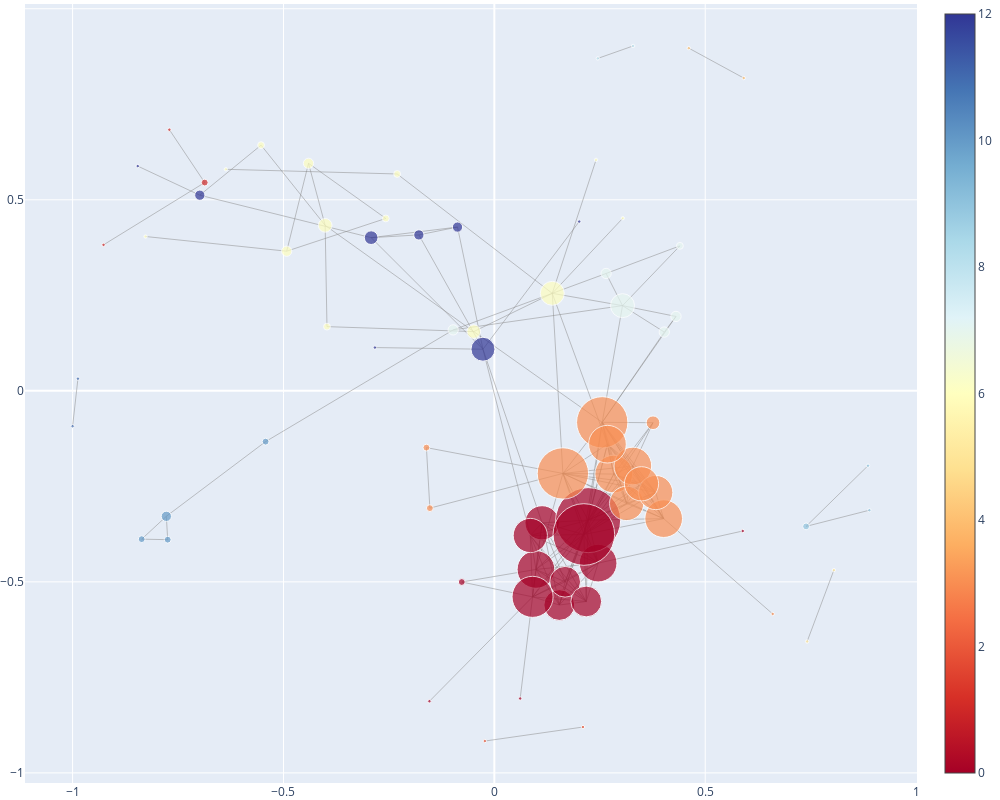

Source (notebook cell):
### Markdown cell above
We can also recreate this plot **interactively**, retaining the node colors based on community, size based on `degree_centrality` (or: `eigenvector_centrality`, or `betweenness_centrality`) and adding labels.

### Code cell
# position with modified spring layout
pos = nx.spring_layout(G, k=1, iterations=150) # increase k for more space between nodes, adjust iterations as needed

# node sizes based on degree centrality, with scaling
node_sizes = [degree_centrality[node] * 250 for node in G.nodes()] # Nodes scaled up by a factor for better visualization

# edge trace
edge_trace = go.Scatter(
    x=[],
    y=[],
    line=dict(width=0.5, color='#888'),
    mode='lines',
)

for edge in G.edges():
    x0, y0 = pos[edge[0]]
    x1, y1 = pos[edge[1]]
    edge_trace['x'] += tuple([x0, x1, None])
    edge_trace['y'] += tuple([y0, y1, None])

# node trace
node_trace = go.Scatter(
    x=[pos[node][0] for node in G.nodes()],
    y=[pos[node][1] for node in G.nodes()],
    mode='markers',
    hoverinfo='text',
    marker=dict(
        showscale=True,
        colorscale='RdYlBu',
        size=node_sizes,
        color=community_colors,
    ),
    text=[f'{node}<br>Community: {communities[node]}' for node in G.nodes()],
)

# create figure with increased width and height
fig = go.Figure(data=[edge_trace, node_trace],
                layout=go.Layout(
                    showlegend=False,
                    hovermode='closest',
                    margin=dict(b=0, l=0, r=0, t=0),
                    width=1000, # Adjust as needed
                    height=800, # Adjust as needed
                ))

# show figure
fig.show()

### Figure 1 — Plotly figure (JSON) as saved in the notebook; plotly's stock layout.template omitted (floating-point values rounded to 4 significant figures; data arrays with more than 128 entries replaced by an {"elided": "..."} marker saying what was removed)
{"data": [{"line": {"color": "#888", "width": 0.5}, "mode": "lines", "type": "scatter", "x": {"elided": "510 float values"}, "y": {"elided": "510 float values"}}, {"hoverinfo": "text", "marker": {"color": [0, 0, 0, 0, 0, 0, 0, 0, 0, 0, 0, 3, 12, 3, 3, 3, 3, 3, 3, 3, 3, 3, 6, 7, 6, 6, 6, 6, 7, 7, 7, 7, 7, 10, 10, 10, 10, 11, 11, 12, 12, 12, 12, 3, 3, 12, 6, 1, 1, 1, 0, 0, 0, 6, 6, 6, 6, 6, 2, 2, 4, 4, 5, 5, 8, 8, 6, 6, 12, 12, 9, 9, 9, 3], "colorscale": [[0, "rgb(165,0,38)"], [0.1, "rgb(215,48,39)"], [0.2, "rgb(244,109,67)"], [0.3, "rgb(253,174,97)"], [0.4, "rgb(254,224,144)"], [0.5, "rgb(255,255,191)"], [0.6, "rgb(224,243,248)"], [0.7, "rgb(171,217,233)"], [0.8, "rgb(116,173,209)"], [0.9, "rgb(69,117,180)"], [1, "rgb(49,54,149)"]], "showscale": true, "size": [37.67, 34.25, 65.07, 61.64, 30.82, 37.67, 30.82, 41.1, 30.82, 34.25, 3.425, 51.37, 23.97, 37.67, 37.67, 51.37, 13.7, 34.25, 37.67, 37.67, 34.25, 34.25, 23.97, 23.97, 3.425, 13.7, 6.849, 3.425, 10.27, 10.27, 6.849, 10.27, 10.27, 10.27, 6.849, 6.849, 6.849, 3.425, 3.425, 10.27, 13.7, 10.27, 10.27, 6.849, 6.849, 3.425, 6.849, 6.849, 3.425, 3.425, 6.849, 3.425, 3.425, 13.7, 10.27, 6.849, 10.27, 6.849, 3.425, 3.425, 3.425, 3.425, 3.425, 3.425, 3.425, 3.425, 3.425, 3.425, 3.425, 3.425, 6.849, 3.425, 3.425, 3.425]}, "mode": "markers", "text": ["Virginal<br>Community: 0", "Eckenlied<br>Community: 0", "Ortnit<br>Community: 0", "Wolfdietrich<br>Community: 0", "Der Wunderer<br>Community: 0", "Laurin<br>Community: 0", "Jüngeres Hildebrandslied<br>Community: 0", "Rosengarten zu Worms<br>Community: 0", "Herzog Ernst G<br>Community: 0", "Sigenot<br>Community: 0", "Albrecht von Kemenaten: Goldemar<br>Community: 0", "Nibelungenlied<br>Community: 3", "Rudolf von Ems: Willehalm von Orlens<br>Community: 12", "Dietrichs Flucht<br>Community: 3", "Rabenschlacht<br>Community: 3", "Iwein (Hartmann von Aue)<br>Community: 3", "Diu Crône (Heinrich von dem Türlin)<br>Community: 3", "Kudrun<br>Community: 3", "Titurel (Wolfram von Eschenbach)<br>Community: 3", "Erec (Hartmann von Aue)<br>Community: 3", "Der Mantel<br>Community: 3", "Biterolf und Dietleib (Biterolf)<br>Community: 3", "Parzival (Wolfram von Eschenbach)<br>Community: 6", "Tristan (Gottfried von Strassburg)<br>Community: 7", "Segremors<br>Community: 6", "Wigalois (Wirnt von Grafenberg)<br>Community: 6", "Lohengrin<br>Community: 6", "Rappoltsteiner Parzifal<br>Community: 6", "Tristan (Ulrich von Türheim)<br>Community: 7", "Tristrant (Eilhart von Oberge)<br>Community: 7", "Tristan als Mönch<br>Community: 7", "Heinrich von Freiberg: Tristan<br>Community: 7", "Tristan (Heinrich von Freiberg)<br>Community: 7", "Wolfram von Eschenbach: Willehalm<br>Community: 10", "Ulrich von dem Türlin: Arabel<br>Community: 10", "Ulrich von Türheim: Rennewart<br>Community: 10", "Stricker: Karl der Große<br>Community: 10", "Pfaffe Lambrecht: Alexanderlied<br>Community: 11", "Basler Trojanerkrieg<br>Community: 11", "Trojanerkrieg-Fortsetzung<br>Community: 12", "Konrad von Würzburg: Trojanerkrieg<br>Community: 12", "Herzog Ernst B<br>Community: 12", "Meister Wichwolt [früher: Babiloth]: Cronica Allexandri des grossen konigs<br>Community: 12", "Alpharts Tod<br>Community: 3", "Johann von Würzburg: Wilhelm von Österreich<br>Community: 3", "Mair, Hans, von Nördlingen: Buch von Troja<br>Community: 12", "Elsässisches Trojabuch<br>Community: 6", "Hartmann von Aue: Der arme Heinrich<br>Community: 1", "Rudolf von Ems: Barlaam und Josaphat<br>Community: 1", "Die gute Frau<br>Community: 1", "Ulrich von Etzenbach: Wilhelm von Wenden<br>Community: 0", "Daniel (Stricker)<br>Community: 0", "Berthold von Holle: Crane<br>Community: 0", "Seifrit: Alexander<br>Community: 6", "Otte: Eraclius<br>Community: 6", "Hartmann von Aue: Gregorius<br>Community: 6", "Eneas (Veldeke)<br>Community: 6", "Mai und Beaflor<br>Community: 6", "Sibille<br>Community: 2", "Huge Scheppel<br>Community: 2", "Elisabeth von Nassau-Saarbrücken: Huge Scheppel<br>Community: 4", "Elisabeth von Nassau-Saarbrücken: Sibille<br>Community: 4", "Malagis<br>Community: 5", "Reinolt von Montelban<br>Community: 5", "Ulrich von Etzenbach: Alexander-Anhang<br>Community: 8", "Ulrich von Etzenbach: Alexander<br>Community: 8", "Friedrich von Schwaben<br>Community: 6", "Herbort von Fritzlar: Liet von Troye<br>Community: 6", "Gauriel von Muntabel (Konrad von Stoffeln)<br>Community: 12", "Elisabeth von Nassau-Saarbrücken: Loher und Maller<br>Community: 12", "Prosa-Lancelot<br>Community: 9", "Lanzelot (Prosaroman) (Ulrich Fuetrer)<br>Community: 9", "Tandareis und Flordibel (Der Pleier)<br>Community: 9", "Mitteldr. Erec<br>Community: 3"], "type": "scatter", "x": [0.2461, 0.1132, 0.2224, 0.2122, 0.154, 0.09862, 0.1679, 0.09064, 0.2179, 0.08524, 0.589, 0.1625, -0.02699, 0.2831, 0.3284, 0.2558, 0.3762, 0.3136, 0.2682, 0.4015, 0.3826, 0.3489, 0.1374, 0.3039, 0.2412, -0.04883, -0.2304, 0.3046, 0.265, -0.09757, 0.44, 0.4307, 0.4029, -0.7777, -0.8361, -0.7745, -0.5424, -0.9873, -1, -0.179, -0.2921, -0.08734, -0.6984, -0.1529, -0.1611, -0.8456, -0.5531, -0.6868, -0.7706, -0.9267, -0.07722, 0.0612, -0.1539, -0.4011, -0.4406, -0.3968, -0.4924, -0.2574, 0.2101, -0.0226, 0.5914, 0.461, 0.7417, 0.8051, 0.3291, 0.2453, -0.6367, -0.8271, -0.2832, 0.2013, 0.7392, 0.8893, 0.886, 0.66], "y": [-0.451, -0.3455, -0.3384, -0.3761, -0.5606, -0.4676, -0.4998, -0.5393, -0.5514, -0.3786, -0.3669, -0.2162, 0.1089, -0.2179, -0.1968, -0.0825, -0.08352, -0.2946, -0.1397, -0.3345, -0.2662, -0.2434, 0.2552, 0.2229, 0.6045, 0.155, 0.5676, 0.4518, 0.3072, 0.1595, 0.3794, 0.1947, 0.1538, -0.3284, -0.3883, -0.3896, -0.133, 0.0319, -0.09258, 0.4081, 0.4009, 0.4287, 0.5121, -0.3071, -0.1486, 0.5882, 0.643, 0.5451, 0.6835, 0.3821, -0.5004, -0.8054, -0.8125, 0.4331, 0.5955, 0.168, 0.3655, 0.4512, -0.88, -0.9167, 0.8187, 0.8969, -0.6561, -0.4693, 0.9027, 0.8701, 0.5798, 0.4039, 0.1132, 0.443, -0.3548, -0.3125, -0.1959, -0.5841]}], "layout": {"height": 800, "hovermode": "closest", "margin": {"b": 0, "l": 0, "r": 0, "t": 0}, "showlegend": false, "width": 1000, "xaxis": {"autorange": true, "range": [-1.113, 1.002], "type": "linear"}, "yaxis": {"autorange": true, "range": [-1.026, 1.012], "type": "linear"}}}
